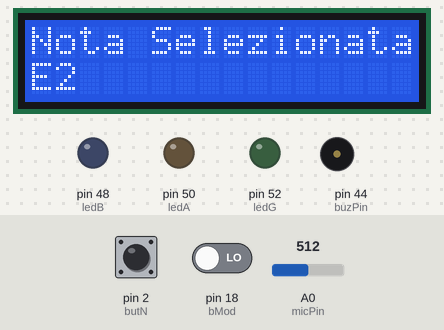
A sketch run on a simulated Arduino Mega 2560, built with avr-gcc and run on an emulated ATmega2560. On the bench: 16×2 character LCD, output pins drawn as LEDs (lit = HIGH), buzzer (waves = sounding). The test bench sets the inputs (shaded band); at power-on: pin 2 (butN) LOW, pin 18 (bMod) LOW, A0 (micPin) = 512.

Above: at 1.2 s.
1.3 s: pin 2 (butN) pulled HIGH for 0.15 s
At 2.6 s:
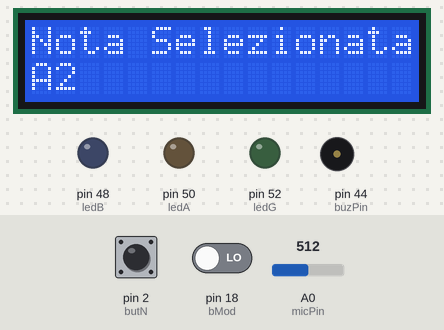
2.9 s: pin 2 (butN) pulled HIGH for 1 s
At 3.2 s:
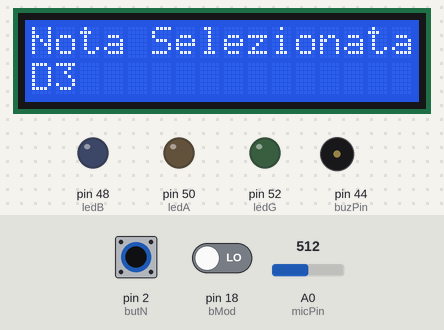
5.4 s: pin 2 (butN) pulled HIGH for 0.15 s
7.0 s: pin 2 (butN) pulled HIGH for 3.2 s
11.7 s: pin 18 (bMod) driven HIGH
At 12.3 s:
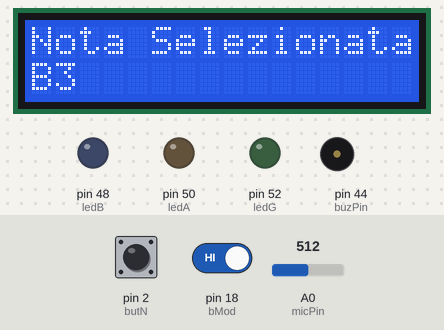
Timing chart, 0 to 15.7 s (numbered marks = the images above; inputs shaded):
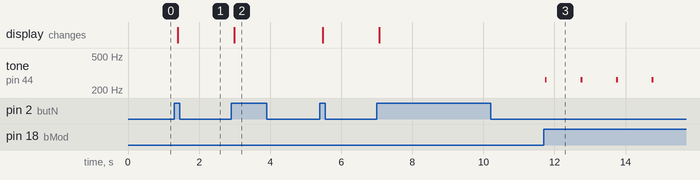

Measured:
- after the input at 1.3 s, the display: changes after 0.11 s (image 1)
- after the input at 2.9 s, the display: changes after 0.09 s (image 2)
- after the input at 11.7 s, tone on pin 44 (buzPin): alternates 262 Hz for 0.05 s and silent for 0.95 s, starting at once

The sketch:

Accordatore_Chitarra.ino
```cpp
#include <Bounce2.h>
#include <LiquidCrystal.h>
#include <Keypad.h>

//Inizializzazione LCD
// LiquidCrystal(rs, e, d4, d5, d6, d7)
LiquidCrystal lcd(32, 30, 28, 26, 24, 22);

//Inizializzazione Membrane Switch (Keypad)
const byte ROWS = 4;
const byte COLS = 4;
char hexaKeys[ROWS][COLS] = {
  {'1','2','3','A'},
  {'4','5','6','B'},
  {'7','8','9','C'},
  {'*','0','#','D'}
};
byte rowPins[ROWS] = {10, 9, 8, 7};
byte colPins[COLS] = {6, 5, 4, 3};
Keypad customKeypad = Keypad(makeKeymap(hexaKeys), rowPins, colPins, ROWS, COLS);

//Microfono e campionamento
const int micPin = A0; //Pin di lettura del microfono
const int samples = 512; //Numero di campioni
const double samplingFrequency = 9000;  // Frequenza di campionamento (Hz), almeno di 2*f_max (Nyquist)
int audioBuffer[samples]; //Dati del microfono
unsigned int samplingPeriodUs;

//Settaggio dei collegamenti ai pin
const int ledA = 50; //Led che indica frequenza alta
const int ledB = 48; //Led che indica frequenza bassa
const int ledG = 52; //Led che indica frequenza adatta (nel range)
const int butN = 2; //Pulsante per il cambio di nota
const int bMod = 18; //Pulsante per il cambio di modalità
int targetNote = 0; //Nota bersaglio
const int buzPin = 44; //Pin dove viene collegato il buzzer
int tempo = 60; //Tempo base per la modalità metronomo
int tdc[3] = {0, 6, 0}; //Tempo base visto come array di interi
int i = 0;

unsigned long lastBeat = 0; // Tempo dell'ultimo beep

volatile int mod = 0; //Variabile che indica la modalità

Bounce debouncer = Bounce(); //Crea un oggetto Bounce, per usare il debouncer
Bounce d2 = Bounce();   //Altro debouncer

//Creazione dell'oggetto Nota
struct Nota {
  char* nome;
  double frequenza;
};

//Creazione array contenente le note e frequenze delle corde
const Nota accStandard[] = {
  {"E2", 82.41},
  {"A2", 110.00},
  {"D3", 160.83},
  {"G3", 211.00},
  {"B3", 264.71},
  {"E4", 360.00}
};

//Funzione ISR per gestire l'interrupt del cambio di modalità
void changeState() {
  mod = (mod + 1) % 2;
}

void setup() {
  samplingPeriodUs = round(1000000.0 / samplingFrequency);

  //Inizializzazione dei pin
  pinMode(micPin,INPUT);
  pinMode(ledA, OUTPUT);
  pinMode(ledB, OUTPUT);
  pinMode(ledG, OUTPUT);
  pinMode(butN, INPUT);

  debouncer.attach(butN);   // collega il pulsante al debouncer
  debouncer.interval(10);   // imposta l'intervallo di debounce (in ms)

  d2.attach(bMod);   //Collegamento del secondo bottone al debouncer
  d2.interval(10);   //Intervallo di debounce

  attachInterrupt(digitalPinToInterrupt(bMod), changeState, RISING);   //Interrupt usato per il cambio di modalità

  lcd.begin(16, 2);   //Inizializzazione dello schermo LCD
  lcd.print("Nota Selezionata");
  lcd.setCursor(0, 1);    //Spostamento del cursore all'inizio della seconda riga
  lcd.print("E2              ");

}

void loop() {
  d2.update(); //Controllo il cambio di modalità
  if (mod == 0) {
    Accord(); //Modalità Accordatore
  } else {
    Metronome(); //Modalità Metronomo
  }
}

void Accord() {
  // Aggiorna subito il pulsante
  debouncer.update();
  checkButton(); // Controlla se nota da cambiare

  // 1. Acquisizione audio
  long energy = 0;
  for (int i = 0; i < samples; i++) {
    unsigned long t0 = micros();
    int val = analogRead(micPin) - 512;
    audioBuffer[i] = val;
    energy += (long)val * val;

    // Anche qui aggiorna il pulsante durante l'attesa
    while (micros() - t0 < samplingPeriodUs) {
      debouncer.update();
      checkButton();
    }
  }

  // 2. Controllo energia
  const long energyThreshold = 50000;
  if (energy < energyThreshold) {
    return;
  }

  // 3. Autocorrelazione
  int maxLag = samples / 2;
  int bestLag = -1;
  long bestCorr = 0;

  for (int lag = 10; lag < maxLag; lag++) {
    long sum = 0;
    for (int i = 0; i < samples - lag; i++) {
      sum += (long)audioBuffer[i] * audioBuffer[i + lag];
    }

    if (sum > bestCorr) {
      bestCorr = sum;
      bestLag = lag;
    }
  }

  if (bestLag > 0) {
    double freq = samplingFrequency / bestLag;

    if (freq > 70 && freq < 400) {
      checkNote(freq, accStandard[targetNote].frequenza); // Chiamata della funzione che controlla la nota
    }
  }
}

//Controllo del cambio di nota e eventuale aggiornamento del testo scritto sullo schermo LCD
void checkButton() {
  if (debouncer.rose()) {
    lcd.clear(); //Pulizia dello schermo LCD
    targetNote = (targetNote + 1) % 6; //Cambio della nota
    //Print del cambio sullo schermo LCD
    lcd.print("Nota Selezionata");
    lcd.setCursor(0,1);
    lcd.print(accStandard[targetNote].nome);
    lcd.print("              ");
  }
}

//Funzione che controlla la frequenza, paragonandola ad un altra di riferimento (quelle dell'accordatura standard)
void checkNote(double freq, double targetFreq) {
  double diff = freq - targetFreq;

  const double toleranceBelow = 8.0;   // tolleranza sotto
  const double toleranceAbove = 10.0;  // tolleranza sopra

  bool inTune = (diff >= -toleranceBelow && diff <= toleranceAbove);

  // LED feedback
  digitalWrite(ledA, diff < -toleranceBelow);
  digitalWrite(ledB, diff > toleranceAbove);
  digitalWrite(ledG, inTune);
}

void Metronome() {
  // Gestione dell'input da keypad
  char customKey = customKeypad.getKey();
  if (customKey && customKey >= '0' && customKey <= '9') {
    if (i < 3) {
      tdc[i] = customKey - '0'; //Aggiungo all'array la prima nota, trasformando l'ASCII in un intero
      i++;
    }

    if (i == 3) {
      tempo = tdc[0] * 100 + tdc[1] * 10 + tdc[2];  //Calcolo del tempo (BPM), da array di caratteri a intero
      //Aggiornamento delle scritte sullo schermo LCD
      lcd.clear();
      lcd.print("Tempo:");
      lcd.setCursor(0,1);
      lcd.print(tempo);
      i = 0;
    }
  }

  // Calcolo del delay tra i beep
  unsigned long interval = 60000UL / tempo;

  // Suona il beep se è passato abbastanza tempo
  if (millis() - lastBeat >= interval) {
    tone(buzPin, 262, 50); // Beep di 50 ms
    lastBeat = millis();
  }
}
```
